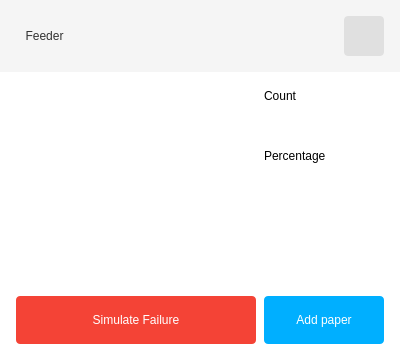
<?xml version="1.0" encoding="UTF-8"?>
<ui version="4.0">
 <class>FeederControl</class>
 <widget class="QWidget" name="FeederControl">
  <property name="geometry">
   <rect>
    <x>0</x>
    <y>0</y>
    <width>400</width>
    <height>360</height>
   </rect>
  </property>
  <property name="sizePolicy">
   <sizepolicy hsizetype="Fixed" vsizetype="Fixed">
    <horstretch>0</horstretch>
    <verstretch>0</verstretch>
   </sizepolicy>
  </property>
  <property name="minimumSize">
   <size>
    <width>400</width>
    <height>360</height>
   </size>
  </property>
  <property name="maximumSize">
   <size>
    <width>400</width>
    <height>360</height>
   </size>
  </property>
  <property name="windowTitle">
   <string>Feeder</string>
  </property>
  <property name="autoFillBackground">
   <bool>false</bool>
  </property>
  <property name="styleSheet">
   <string notr="true">background-color: white;</string>
  </property>
  <widget class="QLabel" name="name">
   <property name="geometry">
    <rect>
     <x>16</x>
     <y>25</y>
     <width>57</width>
     <height>22</height>
    </rect>
   </property>
   <property name="styleSheet">
    <string notr="true">color: #323232; background-color: #f5f5f5;</string>
   </property>
   <property name="text">
    <string>Feeder</string>
   </property>
   <property name="alignment">
    <set>Qt::AlignCenter</set>
   </property>
  </widget>
  <widget class="QLabel" name="image">
   <property name="geometry">
    <rect>
     <x>16</x>
     <y>88</y>
     <width>232</width>
     <height>192</height>
    </rect>
   </property>
   <property name="text">
    <string/>
   </property>
   <property name="pixmap">
    <pixmap>:/Images/Resources/Feeder.png</pixmap>
   </property>
   <property name="scaledContents">
    <bool>false</bool>
   </property>
   <property name="alignment">
    <set>Qt::AlignCenter</set>
   </property>
   <property name="wordWrap">
    <bool>false</bool>
   </property>
  </widget>
  <widget class="QLabel" name="countTitle">
   <property name="geometry">
    <rect>
     <x>264</x>
     <y>88</y>
     <width>120</width>
     <height>15</height>
    </rect>
   </property>
   <property name="text">
    <string>Count</string>
   </property>
  </widget>
  <widget class="QLabel" name="percentageTitle">
   <property name="geometry">
    <rect>
     <x>264</x>
     <y>147</y>
     <width>120</width>
     <height>17</height>
    </rect>
   </property>
   <property name="text">
    <string>Percentage</string>
   </property>
   <property name="alignment">
    <set>Qt::AlignLeading|Qt::AlignLeft|Qt::AlignVCenter</set>
   </property>
  </widget>
  <widget class="QLabel" name="count">
   <property name="geometry">
    <rect>
     <x>264</x>
     <y>110</y>
     <width>120</width>
     <height>22</height>
    </rect>
   </property>
   <property name="styleSheet">
    <string notr="true">color: #00afff;</string>
   </property>
   <property name="text">
    <string/>
   </property>
   <property name="alignment">
    <set>Qt::AlignLeading|Qt::AlignLeft|Qt::AlignVCenter</set>
   </property>
  </widget>
  <widget class="QLabel" name="percentage">
   <property name="geometry">
    <rect>
     <x>264</x>
     <y>171</y>
     <width>120</width>
     <height>22</height>
    </rect>
   </property>
   <property name="styleSheet">
    <string notr="true">color: #00afff;</string>
   </property>
   <property name="text">
    <string/>
   </property>
   <property name="alignment">
    <set>Qt::AlignLeading|Qt::AlignLeft|Qt::AlignVCenter</set>
   </property>
  </widget>
  <widget class="QPushButton" name="edit">
   <property name="geometry">
    <rect>
     <x>264</x>
     <y>296</y>
     <width>120</width>
     <height>48</height>
    </rect>
   </property>
   <property name="styleSheet">
    <string notr="true">
                    border-radius: 4px;
                    background-color: #00afff; color: white;
                </string>
   </property>
   <property name="text">
    <string>Add paper</string>
   </property>
  </widget>
  <widget class="QPushButton" name="failure">
   <property name="geometry">
    <rect>
     <x>16</x>
     <y>296</y>
     <width>240</width>
     <height>48</height>
    </rect>
   </property>
   <property name="styleSheet">
    <string notr="true">border-radius: 4px;
                    background-color: #f44336; color: white;
                </string>
   </property>
   <property name="text">
    <string>Simulate Failure</string>
   </property>
  </widget>
  <widget class="QLabel" name="label">
   <property name="geometry">
    <rect>
     <x>0</x>
     <y>0</y>
     <width>400</width>
     <height>72</height>
    </rect>
   </property>
   <property name="styleSheet">
    <string notr="true">background-color: #F5F5F5;</string>
   </property>
   <property name="text">
    <string/>
   </property>
  </widget>
  <widget class="QPushButton" name="ok">
   <property name="geometry">
    <rect>
     <x>344</x>
     <y>16</y>
     <width>40</width>
     <height>40</height>
    </rect>
   </property>
   <property name="styleSheet">
    <string notr="true">border-radius: 4px;
                    background-color: #e0e0e0;
                    color: #212121;
                </string>
   </property>
   <property name="text">
    <string/>
   </property>
   <property name="iconSize">
    <size>
     <width>24</width>
     <height>24</height>
    </size>
   </property>
  </widget>
  <zorder>label</zorder>
  <zorder>name</zorder>
  <zorder>image</zorder>
  <zorder>countTitle</zorder>
  <zorder>percentageTitle</zorder>
  <zorder>count</zorder>
  <zorder>percentage</zorder>
  <zorder>edit</zorder>
  <zorder>failure</zorder>
  <zorder>ok</zorder>
 </widget>
 <resources/>
 <connections/>
</ui>
